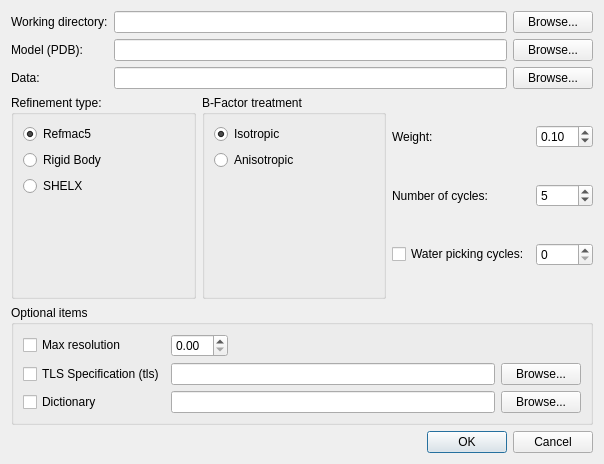
<?xml version="1.0" encoding="UTF-8"?>
<ui version="4.0">
 <class>RefinementDialog</class>
 <widget class="QDialog" name="RefinementDialog">
  <property name="geometry">
   <rect>
    <x>0</x>
    <y>0</y>
    <width>604</width>
    <height>464</height>
   </rect>
  </property>
  <property name="windowTitle">
   <string>Refinement</string>
  </property>
  <layout class="QGridLayout" name="gridLayout_5">
   <item row="0" column="0" colspan="3">
    <layout class="QGridLayout" name="gridLayout">
     <item row="0" column="0">
      <widget class="QLabel" name="label">
       <property name="text">
        <string>Working directory:</string>
       </property>
      </widget>
     </item>
     <item row="0" column="1">
      <widget class="QLineEdit" name="workingDirLineEdit"/>
     </item>
     <item row="0" column="2">
      <widget class="QPushButton" name="workingDirPushButton">
       <property name="text">
        <string>Browse...</string>
       </property>
      </widget>
     </item>
     <item row="1" column="0">
      <widget class="QLabel" name="label_2">
       <property name="text">
        <string>Model (PDB):</string>
       </property>
      </widget>
     </item>
     <item row="1" column="1">
      <widget class="QLineEdit" name="modelLineEdit"/>
     </item>
     <item row="1" column="2">
      <widget class="QPushButton" name="modelPushButton">
       <property name="text">
        <string>Browse...</string>
       </property>
      </widget>
     </item>
     <item row="2" column="0">
      <widget class="QLabel" name="label_3">
       <property name="text">
        <string>Data:</string>
       </property>
      </widget>
     </item>
     <item row="2" column="1">
      <widget class="QLineEdit" name="dataLineEdit"/>
     </item>
     <item row="2" column="2">
      <widget class="QPushButton" name="dataPushButton">
       <property name="text">
        <string>Browse...</string>
       </property>
      </widget>
     </item>
    </layout>
   </item>
   <item row="1" column="0">
    <widget class="QGroupBox" name="groupBox">
     <property name="title">
      <string>Refinement type:</string>
     </property>
     <layout class="QVBoxLayout" name="verticalLayout">
      <item>
       <widget class="QRadioButton" name="refmac5RadioButton">
        <property name="text">
         <string>Refmac5</string>
        </property>
        <property name="checked">
         <bool>true</bool>
        </property>
       </widget>
      </item>
      <item>
       <widget class="QRadioButton" name="rigidBodyRadioButton">
        <property name="text">
         <string>Rigid Body</string>
        </property>
       </widget>
      </item>
      <item>
       <widget class="QRadioButton" name="shelxRadioButton">
        <property name="text">
         <string>SHELX</string>
        </property>
       </widget>
      </item>
      <item>
       <spacer name="verticalSpacer_2">
        <property name="orientation">
         <enum>Qt::Vertical</enum>
        </property>
        <property name="sizeHint" stdset="0">
         <size>
          <width>20</width>
          <height>40</height>
         </size>
        </property>
       </spacer>
      </item>
     </layout>
    </widget>
   </item>
   <item row="1" column="1">
    <widget class="QGroupBox" name="groupBox_2">
     <property name="title">
      <string>B-Factor treatment</string>
     </property>
     <layout class="QVBoxLayout" name="verticalLayout_2">
      <item>
       <widget class="QRadioButton" name="isotropicRadioButton">
        <property name="text">
         <string>Isotropic</string>
        </property>
        <property name="checked">
         <bool>true</bool>
        </property>
       </widget>
      </item>
      <item>
       <widget class="QRadioButton" name="anisotropicRadioButton">
        <property name="text">
         <string>Anisotropic</string>
        </property>
       </widget>
      </item>
      <item>
       <spacer name="verticalSpacer">
        <property name="orientation">
         <enum>Qt::Vertical</enum>
        </property>
        <property name="sizeHint" stdset="0">
         <size>
          <width>20</width>
          <height>40</height>
         </size>
        </property>
       </spacer>
      </item>
     </layout>
    </widget>
   </item>
   <item row="1" column="2">
    <layout class="QGridLayout" name="gridLayout_2">
     <item row="0" column="0">
      <widget class="QLabel" name="label_4">
       <property name="text">
        <string>Weight:</string>
       </property>
      </widget>
     </item>
     <item row="0" column="1">
      <widget class="QDoubleSpinBox" name="weightSpinBox">
       <property name="value">
        <double>0.100000000000000</double>
       </property>
      </widget>
     </item>
     <item row="1" column="0">
      <widget class="QLabel" name="label_5">
       <property name="text">
        <string>Number of cycles:</string>
       </property>
      </widget>
     </item>
     <item row="1" column="1">
      <widget class="QSpinBox" name="numCyclesSpinBox">
       <property name="value">
        <number>5</number>
       </property>
      </widget>
     </item>
     <item row="2" column="1">
      <widget class="QSpinBox" name="waterPickingCyclesSpinBox"/>
     </item>
     <item row="2" column="0">
      <widget class="QCheckBox" name="waterPickingCheckBox">
       <property name="text">
        <string>Water picking cycles:</string>
       </property>
      </widget>
     </item>
    </layout>
   </item>
   <item row="2" column="0" colspan="3">
    <widget class="QGroupBox" name="groupBox_3">
     <property name="title">
      <string>Optional items</string>
     </property>
     <layout class="QGridLayout" name="gridLayout_3">
      <item row="0" column="0">
       <widget class="QCheckBox" name="maxResolutionCheckBox">
        <property name="text">
         <string>Max resolution</string>
        </property>
       </widget>
      </item>
      <item row="0" column="1">
       <layout class="QHBoxLayout" name="horizontalLayout">
        <item>
         <widget class="QDoubleSpinBox" name="maxResolutionSpinBox"/>
        </item>
        <item>
         <spacer name="horizontalSpacer">
          <property name="orientation">
           <enum>Qt::Horizontal</enum>
          </property>
          <property name="sizeHint" stdset="0">
           <size>
            <width>40</width>
            <height>20</height>
           </size>
          </property>
         </spacer>
        </item>
       </layout>
      </item>
      <item row="1" column="0">
       <widget class="QCheckBox" name="tlsSpecificationCheckBox">
        <property name="text">
         <string>TLS Specification (tls)</string>
        </property>
       </widget>
      </item>
      <item row="1" column="1">
       <widget class="QLineEdit" name="tlsSpecificationLineEdit"/>
      </item>
      <item row="1" column="2">
       <widget class="QPushButton" name="tlsSpecificationPushButton">
        <property name="text">
         <string>Browse...</string>
        </property>
       </widget>
      </item>
      <item row="2" column="0">
       <widget class="QCheckBox" name="dictionaryCheckBox">
        <property name="text">
         <string>Dictionary</string>
        </property>
       </widget>
      </item>
      <item row="2" column="1">
       <widget class="QLineEdit" name="dictionaryLineEdit"/>
      </item>
      <item row="2" column="2">
       <widget class="QPushButton" name="dictionaryPushButton">
        <property name="text">
         <string>Browse...</string>
        </property>
       </widget>
      </item>
     </layout>
    </widget>
   </item>
   <item row="3" column="0" colspan="3">
    <widget class="QDialogButtonBox" name="buttonBox">
     <property name="orientation">
      <enum>Qt::Horizontal</enum>
     </property>
     <property name="standardButtons">
      <set>QDialogButtonBox::Cancel|QDialogButtonBox::Ok</set>
     </property>
    </widget>
   </item>
  </layout>
 </widget>
 <tabstops>
  <tabstop>buttonBox</tabstop>
  <tabstop>workingDirLineEdit</tabstop>
  <tabstop>workingDirPushButton</tabstop>
  <tabstop>modelLineEdit</tabstop>
  <tabstop>modelPushButton</tabstop>
  <tabstop>dataLineEdit</tabstop>
  <tabstop>dataPushButton</tabstop>
  <tabstop>rigidBodyRadioButton</tabstop>
  <tabstop>refmac5RadioButton</tabstop>
  <tabstop>shelxRadioButton</tabstop>
  <tabstop>isotropicRadioButton</tabstop>
  <tabstop>anisotropicRadioButton</tabstop>
  <tabstop>weightSpinBox</tabstop>
  <tabstop>numCyclesSpinBox</tabstop>
  <tabstop>waterPickingCheckBox</tabstop>
  <tabstop>waterPickingCyclesSpinBox</tabstop>
  <tabstop>maxResolutionCheckBox</tabstop>
  <tabstop>maxResolutionSpinBox</tabstop>
  <tabstop>tlsSpecificationCheckBox</tabstop>
  <tabstop>tlsSpecificationLineEdit</tabstop>
  <tabstop>tlsSpecificationPushButton</tabstop>
  <tabstop>dictionaryCheckBox</tabstop>
  <tabstop>dictionaryLineEdit</tabstop>
  <tabstop>dictionaryPushButton</tabstop>
 </tabstops>
 <resources/>
 <connections>
  <connection>
   <sender>buttonBox</sender>
   <signal>accepted()</signal>
   <receiver>RefinementDialog</receiver>
   <slot>accept()</slot>
   <hints>
    <hint type="sourcelabel">
     <x>248</x>
     <y>254</y>
    </hint>
    <hint type="destinationlabel">
     <x>157</x>
     <y>274</y>
    </hint>
   </hints>
  </connection>
  <connection>
   <sender>buttonBox</sender>
   <signal>rejected()</signal>
   <receiver>RefinementDialog</receiver>
   <slot>reject()</slot>
   <hints>
    <hint type="sourcelabel">
     <x>316</x>
     <y>260</y>
    </hint>
    <hint type="destinationlabel">
     <x>286</x>
     <y>274</y>
    </hint>
   </hints>
  </connection>
 </connections>
</ui>
